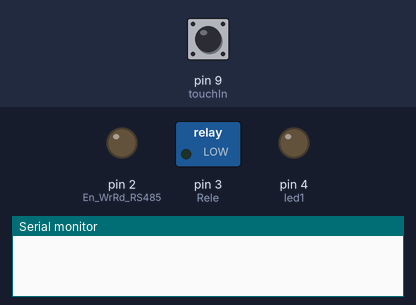
Bench run of a sketch on a simulated Arduino Uno, built with avr-gcc and run on an emulated ATmega328P. Shown: switched loads named in the sketch (green lamp = pin HIGH), output pins drawn as LEDs (lit = HIGH), the last lines printed to the serial monitor. Dashed ring = blinking. Inputs (shaded band) come from the test bench; at power-on: pin 9 (touchIn) LOW.

Above: at 1.2 s.
1.3 s: pin 9 (touchIn) pulled HIGH for 1 s
At 2.6 s:
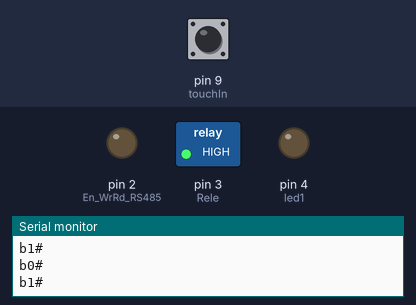
4.3 s: pin 9 (touchIn) pulled HIGH for 0.15 s
At 5.3 s:
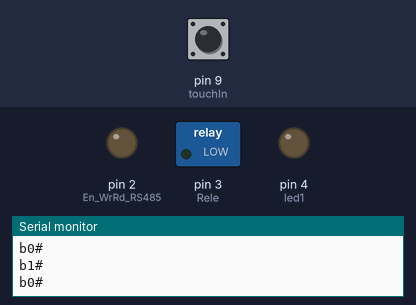
5.9 s: pin 9 (touchIn) pulled HIGH for 3.2 s
At 6.09 s:
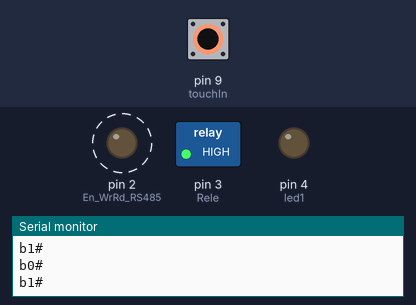
Timing chart, 0 to 10.4 s (numbered marks = the images above; inputs shaded):
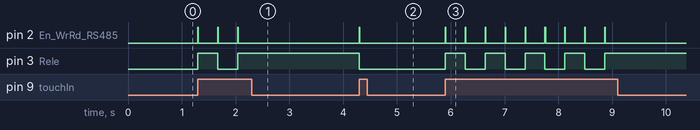

Measured:
- after the input at 1.3 s, pin 2 (En_WrRd_RS485): alternates HIGH for 0.01 s and LOW for 0.36 s, 6 changes in all, then stays LOW, starting at once; pin 3 (Rele): LOW → HIGH at once, → LOW 0.37 s later, → HIGH 0.37 s later
- after the input at 4.3 s, pin 2 (En_WrRd_RS485): LOW → HIGH at once, → LOW 0.01 s later; pin 3 (Rele): HIGH → LOW at once
- after the input at 5.9 s, pin 2 (En_WrRd_RS485): alternates HIGH for 0.01 s and LOW for 0.36 s, 18 changes in all, then stays LOW, starting at once; pin 3 (Rele): alternates HIGH for 0.37 s and LOW for 0.37 s, 9 changes in all, then stays HIGH, starting at once

The sketch:

esclavo_touch_conmutacion_principal.ino
```cpp
/*
TODO
[x] reorder send and delay in touch event (ln 34,35)
[x] led_1 rename to Rele
[x] remove the tolower funct and replace with _id character
[x] Change ln 65-66 , add _id into the send string
[ ] Code organize
[ ] Comments
[ ] Docs

*/

const int En_WrRd_RS485 = 2;
const int Rele = 3;
const int led1 = 4;
const int touchIn = 9 ;
boolean touchState;
String id= "B"; // UPCASE
String _id="b"; // downcase
char VarChar = ' ';
String BufferIn = "";
boolean StringCompleta = false;

// Set up
void setup(){
  Serial.begin (9600);
  pinMode (En_WrRd_RS485, OUTPUT);
  pinMode (Rele, OUTPUT);
  pinMode (led1, OUTPUT);
  pinMode (touchIn, INPUT);
  digitalWrite (En_WrRd_RS485, LOW);
  digitalWrite (Rele, LOW);
  touchState = false;
}

//loop
void loop(){
  if(digitalRead(touchIn)){
    touchState = !(touchState);
    digitalWrite(Rele,touchState);
    send();
    delay(360);
  }
  serialEvent();
  if(StringCompleta){
    if(BufferIn.indexOf(id) >= 0 ){
      touchState = !(touchState);
      digitalWrite(Rele,touchState);
      delay(10);
      send();
    }
    StringCompleta = false;
    BufferIn = "";
  }
}

void serialEvent(){
  while (Serial.available()){
    VarChar = (char)Serial.read();
    BufferIn += VarChar;
    if (VarChar =='#') {StringCompleta = true;}
  }
}

void send(){
  digitalWrite(En_WrRd_RS485, HIGH);
  delay(5);
  Serial.print(_id);
  Serial.print(String(touchState));
  Serial.println("#");
  Serial.flush();
  digitalWrite(En_WrRd_RS485, LOW);
}
```
